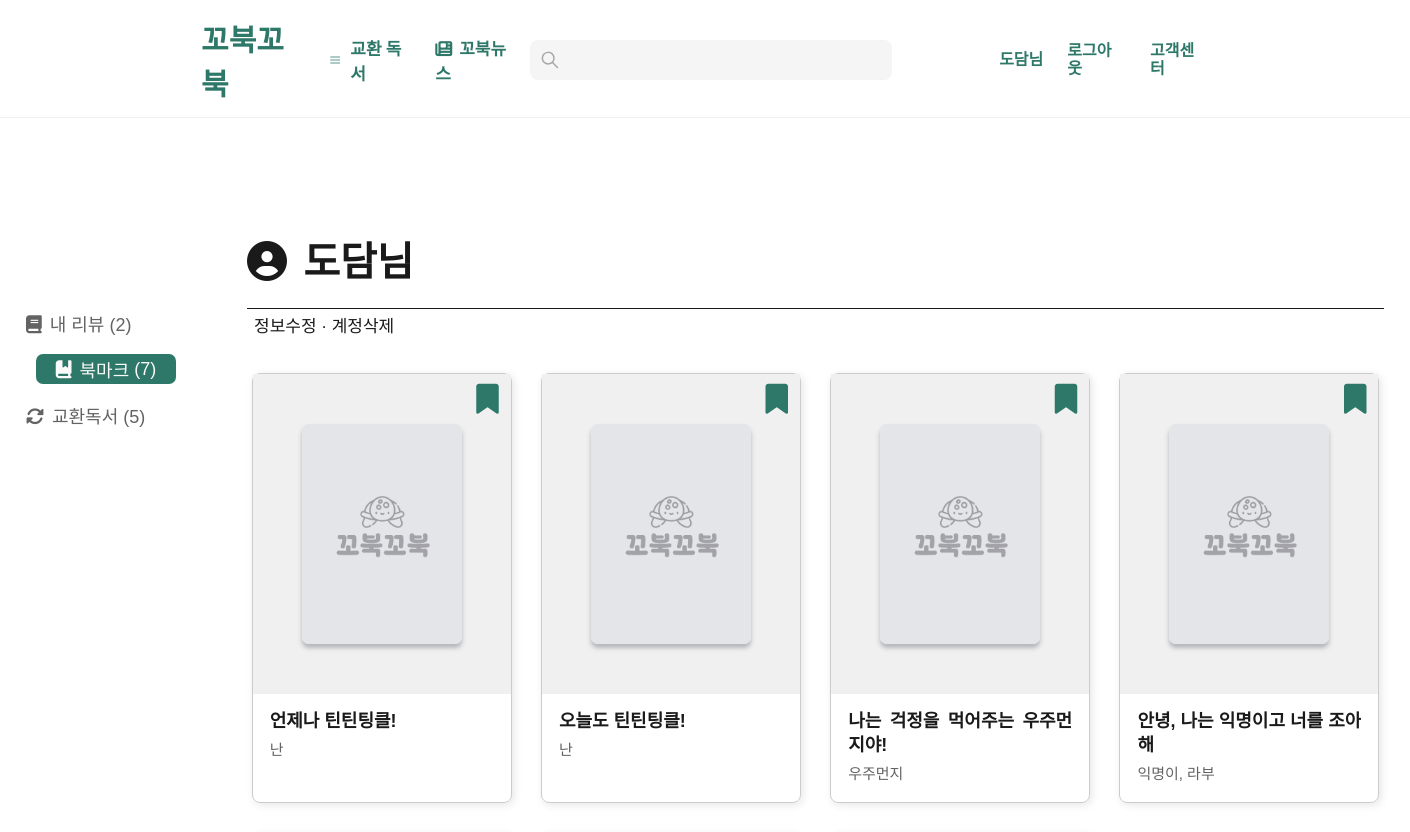
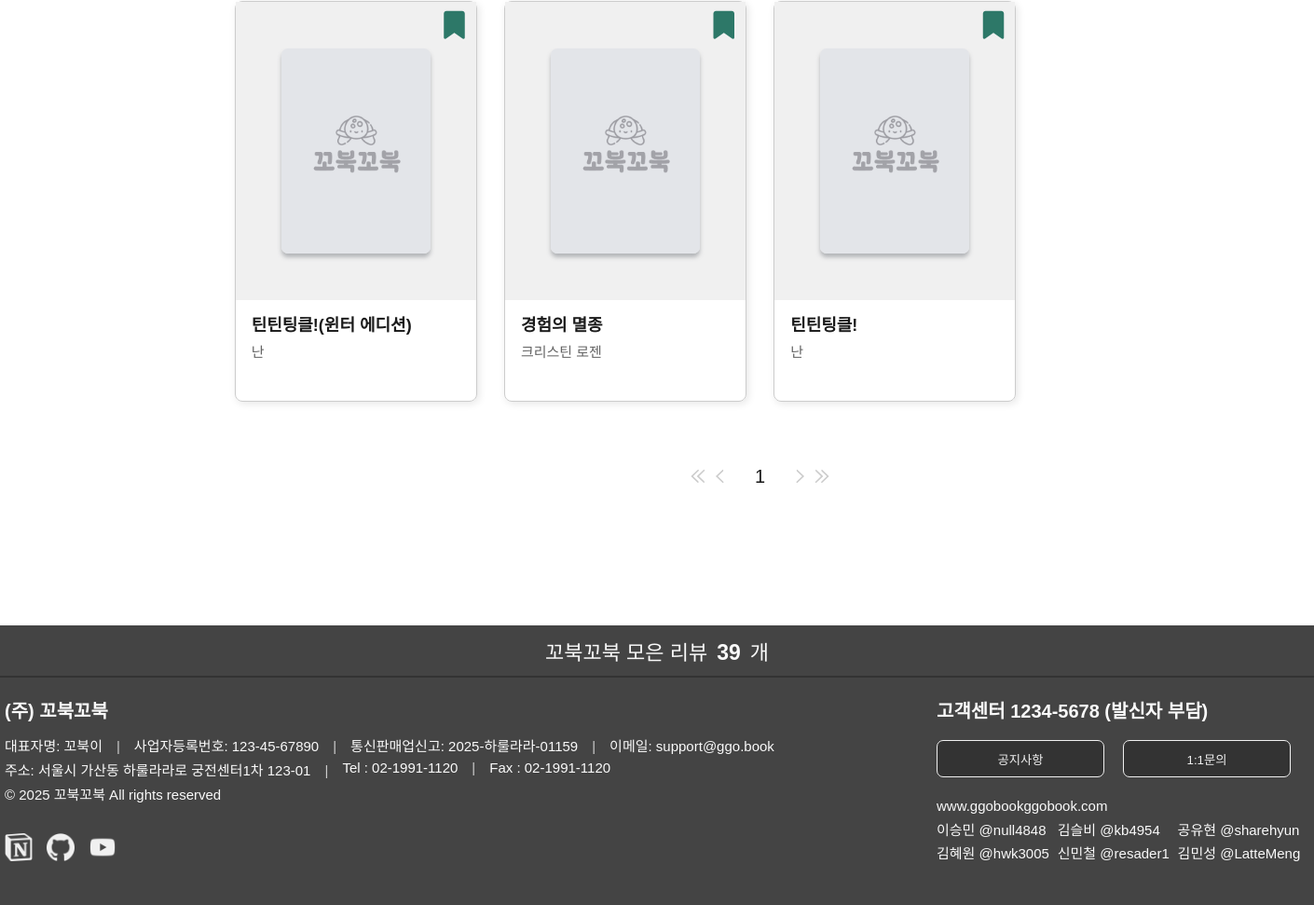
Screenshot of /mypage/Bmark/ (signed in) with the database file from the repository (2 pictures, top to bottom).
### bookmark/models.py (models this page shows, shortened)
class Bookmark(models.Model):
    bookmark_id = models.AutoField(primary_key=True)
    book_id = models.ForeignKey(Book, on_delete=models.CASCADE)
    member_id = models.ForeignKey(Member, on_delete=models.CASCADE)
    marked_date = models.DateTimeField(auto_now_add=True)

### booksearch/models.py (models this page shows, shortened)
class Book(models.Model):
    book_id = models.AutoField(primary_key=True) # 기본키 등록
    cover = models.URLField(max_length=1500)  # 표지 이미지 (URL)
    book_url = models.URLField(max_length=1500) # 책 상세 페이지 URL
    title = models.CharField(max_length=1000)  # 제목
    author = models.CharField(max_length=1000)  # 저자 (리스트는 문자열로 저장)
    publisher = models.CharField(max_length=500) # 출판사
    pub_date = models.CharField(max_length=500) # 출판일
    ISBN = models.CharField(max_length=500) # ISBN
    page = models.CharField(max_length=500) # 쪽수
    size = models.CharField(max_length=500, blank=True) # 크기
    review_count = models.IntegerField(default=0) # 리뷰 수
    bookmark_count = models.IntegerField(default=0) # 북마크 수
    rating = models.IntegerField(default=0) # 평점
    views = models.IntegerField(default=0) # 조회수

### mypage/views.py (the view)
# urls.py: path('Bmark/', views.Bmark,name='Bmark'),
def Bmark(request):
    review_count = Review.objects.count()
    user_id = request.session.get('user_id')  # 로그인된 유저의 ID
    if not user_id:
        return redirect(f'/member/login/?next={request.path}')  # 로그인 안 되어있으면 로그인 페이지로
    try:
        member = Member.objects.get(id=user_id)  # 문자열 ID 기준으로 조회
        my_review_count = Review.objects.filter(member_id=member).count()
        my_bookmark_count = Bookmark.objects.filter(member_id=member).count()
        my_group_count = ReadingGroup.objects.filter(member=member).count()
    except Member.DoesNotExist:
        return redirect(f'/member/login/?next={request.path}')  # 세션은 있는데 유저가 없을 경우도 예외 처리
    page = request.GET.get('page', 1)
    qs = Bookmark.objects.filter(member_id=member).order_by('-marked_date')  # member_id는 FK니까 객체로 필터
    paginator = Paginator(qs, 12)
    paginated_bookmarks = paginator.get_page(page)
    context = {
        'bookmarks': paginated_bookmarks,
        'page': int(page),
        'my_review_count': my_review_count,
        'my_bookmark_count': my_bookmark_count,
        "my_group_count": my_group_count,
        "user_id":user_id,
        'review_count':review_count
    }
    return render(request,'mypage/Bmark.html',context)

### mypage/templates/mypage/Bmark.html (shortened to what this page needs)
{% extends "base.html" %}
{% load static %}
{% block extra_css %}
<link rel="stylesheet" type='text/css' href="/static/css/2My_BookMark.css">
<link rel="stylesheet" href="/static/css/paginator.css" />
{% endblock extra_css %}
{% block content %}
      <nav>
        <div class="left_side">
            <ul class="category">
                <li class="icon"><a href='{% url "mypage:review" %}'><i class="fa-solid fa-book"></i>내 리뷰<span>({{my_review_count}})</span></a></li>
                <li class="icon checked"><i class="fa-solid fa-book-bookmark"></i>북마크<span id="my_bookmark_count">({{my_bookmark_count}})</span></li>
                <li class="icon"><a href='{% url "mypage:mygroup" %}'><i class="fa-solid fa-rotate"></i>교환독서<span>({{my_group_count}})</span></a></li>
            </ul>
        </div>
            <div class="main">
                <div class="user_info">
                  <div class="profile_name">
                      <div class="nickname">
                          <i class="fa-solid fa-circle-user"></i>
                      {% if request.session.user_id%}
                        <span>{{ request.session.user_name }}님</span>
                      {% endif %}
                      </div>
                      <div class="user_name">
                        <a href='{% url "member:member_update" user_id %}'><span>정보수정 · 계정삭제</span></a>
                      </div>
                  </div>
                </div>
                <section>
                    {% for b in bookmarks%}
                    <div class="bookbox" data-id="{{b.bookmark_id}}" data-book-id="{{ b.book_id.book_id }}">
                        <div class="bookbox_cover">
                            <button class="bookmarkBtn" data-bookmark-id="{{b.bookmark_id}}" ><i class="fa-solid fa-bookmark"></i></button>
                            <img src="{{b.book_id.cover}}"
                            onerror="this.onerror=null;this.src='/static/images/defaultimg.png';">
                        </div>
                        <div class="booktitle">{{b.book_id.title}}</div>
                        <div class="bookauthor">{{b.book_id.author}}</div>
                    </div>
                    {% endfor %}
                </section>
                <div class="pg-container">
                    <div class="paginator">
                        <div class="pg-btns">
                        {% if bookmarks.has_previous %}
                            <a href="?page=1">
                            <button>
                                <svg width="24" height="24" viewBox="0 0 24 24" fill="none">
                                <path d="M21.9323 22.5362C22.6042 21.8162 22.6042 20.7122 21.8842 20.0162L13.5562 12.0002L23.1562 2.76019L21.4762 1.00819L10.0282 12.0002L21.4763 22.9922L21.9323 22.5122L21.9323 22.5362Z" fill="currentColor"/>
                                <path d="M12.4786 22.5362C13.1506 21.8162 13.1506 20.7122 12.4306 20.0162L4.10256 12.0002L13.7266 2.76019L12.0466 1.00819L0.598563 12.0002L12.0226 22.9922L12.4786 22.5122L12.4786 22.5362Z" fill="currentColor"/>
                                </svg>
                            </button>
                            </a>
                            <a href="?page={{ bookmarks.previous_page_number }}">
                            <button>
                                <svg width="24" height="24" viewBox="0 0 24 24" fill="none">
                                <path d="M16.3325 1.47C17.0125 2.18 16.9925 3.3 16.2825 3.98L7.9425 12L17.5625 21.25L15.8825 23L4.4425 12L15.8825 1L16.3325 1.47Z" fill="currentColor"/>
                                </svg>
                            </button>
                            </a>
                        {% else %}
                            <button disabled>
                            </button>
                            <button disabled>
                            <svg width="24" height="24" viewBox="0 0 24 24" fill="none">
                                <path d="M16.3325 1.47C17.0125 2.18 16.9925 3.3 16.2825 3.98L7.9425 12L17.5625 21.25L15.8825 23L4.4425 12L15.8825 1L16.3325 1.47Z" fill="currentColor"/>
                            </svg>
                            </button>
                        {% endif %}
                        </div>
                        <div class="pg-numbers">
                        {% for p in bookmarks.paginator.page_range %}
                            {% if bookmarks.number == p %}
                            <a href="?page={{ p }}" class="active">{{ p }}</a>
                            {% else %}
                            <a href="?page={{ p }}">{{ p }}</a>
                            {% endif %}
                        {% endfor %}
                        </div>
                        <div class="pg-btns">
                        {% if bookmarks.has_next %}
                            <a href="?page={{ bookmarks.next_page_number }}">
                            <button>
                                <svg width="24" height="24" viewBox="0 0 24 24" fill="none">
                                <path d="M7.6675 1.47C6.9875 2.18 7.0075 3.3 7.7175 3.98L16.0575 12L6.4375 21.25L8.1175 23L19.5575 12L8.1175 1L7.6675 1.47Z" fill="currentColor"/>
                                </svg>
                            </button>
                            </a>
                            <a href="?page={{ bookmarks.paginator.num_pages }}">
                            <button>
                                <svg width="24" height="24" viewBox="0 0 24 24" fill="none">
                                <path d="M2.06775 1.46381C1.39575 2.18381 1.39575 3.28781 2.11575 3.98381L10.4437 11.9998L0.84375 21.2398L2.52375 22.9918L13.9718 11.9998L2.52375 1.00781L2.06775 1.48781V1.46381Z" fill="currentColor"/>
                                <path d="M11.5214 1.46381C10.8494 2.18381 10.8494 3.28781 11.5694 3.98381L19.8974 11.9998L10.2734 21.2398L11.9534 22.9918L23.4014 11.9998L11.9774 1.00781L11.5214 1.48781V1.46381Z" fill="currentColor"/>
                                </svg>
                            </button>
                            </a>
                        {% else %}
                            <button disabled>
                            <svg width="24" height="24" viewBox="0 0 24 24" fill="none">
                                <path d="M7.6675 1.47C6.9875 2.18 7.0075 3.3 7.7175 3.98L16.0575 12L6.4375 21.25L8.1175 23L19.5575 12L8.1175 1L7.6675 1.47Z" fill="currentColor"/>
                            </svg>
                            </button>
                            <button disabled>
                            </button>
                        {% endif %}
                        </div>
                    </div>
                </div>
            </div>
        </nav>
  </div>
  {% endblock content %}

### static/css/base.css (style rules this page uses)
body, input, select, textarea, button { font-family: 'Noto Sans KR', sans-serif !important; }
* { margin: 0; padding: 0; box-sizing: border-box; -moz-osx-font-smoothing: grayscale; -webkit-font-smoothing: antialiased; text-decoration: none; list-style: none; }
a { text-decoration: none; color: inherit; font-family: inherit; letter-spacing: inherit; cursor: pointer; }

### static/css/2My_BookMark.css (style rules this page uses)
nav { display: flex; margin: 0 auto; justify-content: center; }
.left_side { width: 192px; height:622px; margin: 160px 0px 0px; margin-right: 30px; }
.main { width: 1137px; height: auto; justify-content: center; align-items: center; }
.category { color: #636363; width: 191px; height: 500px; text-align: left; margin-bottom: 10px; padding: 0; list-style: none; }
.icon { display: flex; align-items: center; border-radius: 7px; width: 140px; height: 30px; margin-left: 0; margin-bottom: 12px; font-size: 18px; transition: all 0.2s ease; }
.icon i { margin-right: 8px; margin-top: 2px; }
.icon.checked { background-color: #2d7868; color: #fafafa; margin-left: 10px; cursor: pointer; align-items: center; display: flex; justify-content: center; }
.category li { margin-bottom: 16px; font-size: 18px; }
.category span { margin-left: 5px; align-items: center; }
.user_info { width: 1137px; margin: 82px 0 36px; }
.fa-circle-user, .headermark { color: #1a1a1a; }
.nickname { font-weight: 700; width: 100%; font-size: 40px; margin-bottom: 3px; padding-bottom: 20px; border-bottom: 1px solid #1a1a1a; }
.nickname span { color:#1a1a1a; margin-left: 5px; }
.user_name { font-weight: 400; font-size: 17px; padding-left:7px; color:#1a1a1a; }
section { text-align: justify; display: grid; grid-template-columns: repeat(auto-fill, minmax(220px, 1fr)); gap: 20px; justify-content: center; max-width: 1200px; margin: 0 auto; }
.bookbox { cursor: pointer; width: 260px; height: 430px; border: 1px solid #ccc; border-radius: 8px; margin: 0 auto; margin-bottom: 10px; background-color: #fff6; box-shadow: 2px 2px 8px rgba(0, 0, 0, 0.1); flex-direction: column; }
.bookbox_cover { position: relative; align-items: center; justify-content: center; width: 100%; height: 320px; background: #f0f0f0; display: flex; position: relative; }
.bookbox_cover img { border-radius: 7px; box-shadow: 0 4px 4px #797e8480; margin: 0 auto; width: 160px; height: 220px; }
.booktitle { margin: 15px 17px 0 17px; font-size: 18px; font-weight: 600; color: #1a1a1a; display: -webkit-box; -webkit-box-orient: vertical; -webkit-line-clamp: 2; max-height: 48px; line-height: 24px; overflow: hidden; }
.bookauthor { margin-top: 8px; font-size: 15px; font-weight: 500; line-height: 18px; color: #636363; overflow: hidden; display: -webkit-box; -webkit-box-orient: vertical; -webkit-line-clamp: 2; text-overflow: ellipsis; white-space: nowrap; margin-left: 17px; }
.fa-bookmark { position: absolute; font-size: 30px; top: 10px; right: 12px; color: #2d7868; }
.bookmarkBtn { padding: 0; margin: 0; background: none; border: none; cursor: pointer; display: inline-flex; align-items: center; justify-content: center; width: auto; height: auto; }

### static/css/paginator.css (style rules this page uses)
.pg-container { display: flex; justify-content: center; margin: 50px 0 20px 0; width: 100% }
.paginator { display: inline-flex; align-items: center; line-height: 1; }
.pg-btns { display: inline-flex; margin: 0 10px; }
.pg-btns button { border: none; margin: 0; padding: 12px 0; width: 24px; background: transparent; color: #ccc; cursor: pointer; font-size: 30px; line-height: 0; }
.pg-btns button:disabled { cursor: default; }
.pg-btns button { color: #ccc; }
.pg-numbers { display: inline-block; margin: 0 10px; }
.pg-numbers a { margin: 0 5px; color: #ccc; font-size: 20px; cursor: pointer; text-decoration: none; }
.pg-numbers a.active { color: #1a1a1a; }
.pg-btns svg { width: 16px; height: 16px; fill: currentColor; }

### rows the page displays
Bookmark: book_id "언제나 틴틴팅클!", book_id.author "난"
Bookmark: book_id "오늘도 틴틴팅클!", book_id.author "난"
Bookmark: book_id "나는 걱정을 먹어주는 우주먼지야!", book_id.author "우주먼지"
Bookmark: book_id "안녕, 나는 익명이고 너를 조아해", book_id.author "익명이, 라부"
Bookmark: book_id "틴틴팅클!(윈터 에디션)", book_id.author "난"
Bookmark: book_id "경험의 멸종", book_id.author "크리스틴 로젠"
Bookmark: book_id "틴틴팅클!", book_id.author "난"

### other values shown
{{ request.session.user_name }} "도담"
{{ my_review_count }} "2"
{{ my_bookmark_count }} "7"
{{ my_group_count }} "5"
{{ p }} "1"
{{ review_count }} "39"
